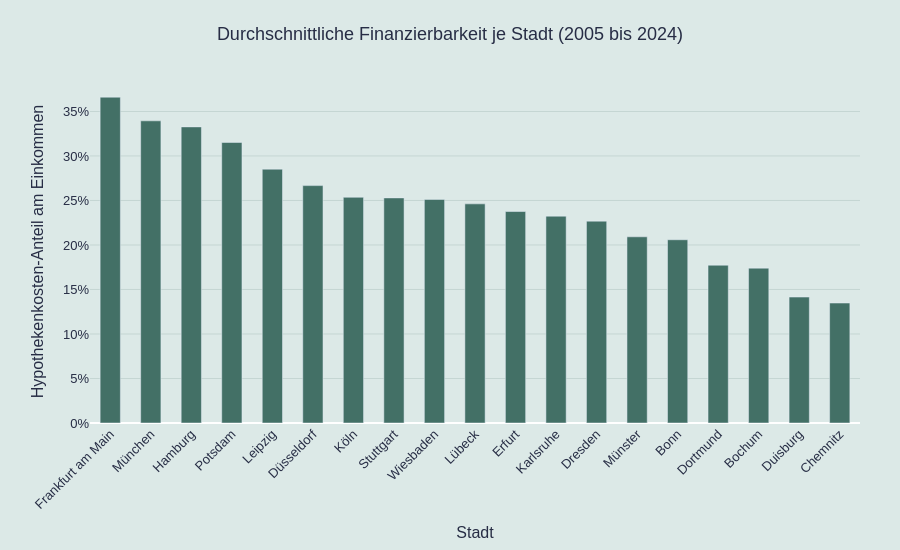

The cell this chart's notebook holds for it:
### Markdown cell above
## Städtevergleich der Erschwinglichkeit

Der Vergleich zeigt weitgehende Übereinstimmung mit den Ergebnissen aus H2, aber auch eine wichtige Abweichung. Frankfurt am Main weist mit einem durchschnittlichen Hypothekenkosten-Anteil von 36,61 % die schlechteste Erschwinglichkeit aller Städte auf, vor München (33,95 %) und Hamburg (33,27 %). Am unteren Ende stehen Chemnitz (13,48 %) und Duisburg (14,15 %) als die Städte mit der besten Erschwinglichkeit, was zur schwächsten beziehungsweise sogar rückläufigen Preisentwicklung dieser Städte aus H2 passt.

Auffällig ist Frankfurt am Main: Bei der Preissteigerung zwischen 2005 und 2024 lag die Stadt nur auf Platz 4 (plus 141,98 Prozent), deutlich hinter München (plus 201,75 Prozent). Bei der Erschwinglichkeit liegt Frankfurt dennoch vorn. Das deutet darauf hin, dass hier bereits das Ausgangsniveau der Preise 2005 vergleichsweise hoch war und über den gesamten Zeitraum hoch blieb, nicht nur der Anstieg selbst.

Für Kreis Mettmann und Rhein-Erft-Kreis liegen keine verwertbaren Erschwinglichkeitsdaten vor.

### Code cell
# Erschwinglichkeit je Stadt

afford_stadt_ohne_nan = afford_stadt.dropna()

fig = px.bar(afford_stadt_ohne_nan, x="city", y="affordability_ratio",
             title="Durchschnittliche Finanzierbarkeit je Stadt (2005 bis 2024)",
             labels={"city": "Stadt", "affordability_ratio": "Hypothekenkosten-Anteil am Einkommen"})

fig.update_traces(marker_color="#437066")
fig.update_layout(
    plot_bgcolor="#DCE9E7",
    paper_bgcolor="#DCE9E7",
    width=900, height=550,
    title_x=0.5,
    font=dict(size=13, family="Arial", color="#272D45"),
    margin=dict(l=90, r=40, t=80, b=120),
    bargap=0.5
)
fig.update_xaxes(showgrid=False, color="#272D45", tickangle=-45)
fig.update_yaxes(showgrid=True, gridcolor="#C5D6D3", tickformat=".0%", color="#272D45")
fig.show()

### Figure 1 — Plotly figure (JSON) as saved in the notebook; plotly's stock layout.template omitted (floating-point values rounded to 4 significant figures)
{"data": [{"hovertemplate": "Stadt=%{x}<br>Hypothekenkosten-Anteil am Einkommen=%{y}<extra></extra>", "legendgroup": "", "marker": {"color": "#437066", "pattern": {"shape": ""}}, "name": "", "orientation": "v", "showlegend": false, "textposition": "auto", "type": "bar", "x": ["Frankfurt am Main", "München", "Hamburg", "Potsdam", "Leipzig", "Düsseldorf", "Köln", "Stuttgart", "Wiesbaden", "Lübeck", "Erfurt", "Karlsruhe", "Dresden", "Münster", "Bonn", "Dortmund", "Bochum", "Duisburg", "Chemnitz"], "xaxis": "x", "y": [0.3661, 0.3395, 0.3327, 0.3152, 0.2852, 0.2667, 0.2536, 0.2529, 0.2512, 0.2462, 0.2376, 0.2324, 0.2268, 0.2092, 0.2059, 0.1773, 0.174, 0.1415, 0.1348], "yaxis": "y"}], "layout": {"bargap": 0.5, "barmode": "relative", "font": {"color": "#272D45", "family": "Arial", "size": 13}, "height": 550, "legend": {"tracegroupgap": 0}, "margin": {"b": 120, "l": 90, "r": 40, "t": 80}, "paper_bgcolor": "#DCE9E7", "plot_bgcolor": "#DCE9E7", "title": {"text": "Durchschnittliche Finanzierbarkeit je Stadt (2005 bis 2024)", "x": 0.5}, "width": 900, "xaxis": {"anchor": "y", "color": "#272D45", "domain": [0, 1], "showgrid": false, "tickangle": -45, "title": {"text": "Stadt"}}, "yaxis": {"anchor": "x", "color": "#272D45", "domain": [0, 1], "gridcolor": "#C5D6D3", "showgrid": true, "tickformat": ".0%", "title": {"text": "Hypothekenkosten-Anteil am Einkommen"}}}}
